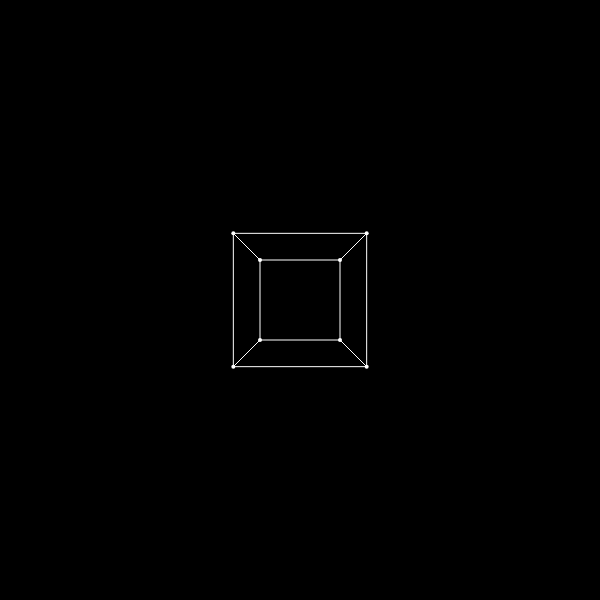
Frame 1 (no input)
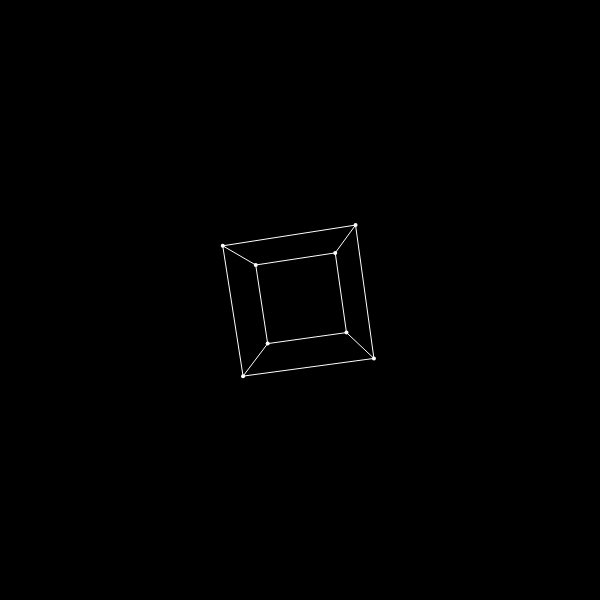
Frame 60 (no input)
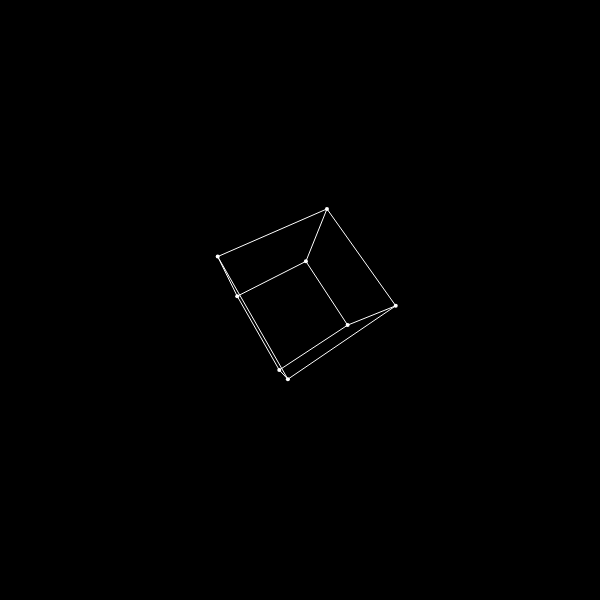
Frame 120 (the mouse pressed at the canvas centre since frame 60)

The p5.js sketch that drew these frames (run headless with seeded random() and noise() and a simulated clock; from frame 60 on, the mouse is pressed at the canvas centre):

// p5.js sketch
// ── sketch.js

let points = [];
let angle = 0;

let rotation

function setup() {
  createCanvas(600, 600);

  points[0] = createVector(-0.5, -0.5, -0.5);
  points[1] = createVector(0.5, 0.5, -0.5);
  points[2] = createVector(-0.5, 0.5, -0.5);
  points[3] = createVector(0.5, -0.5, -0.5);
  points[4] = createVector(-0.5, -0.5, 0.5);
  points[5] = createVector(0.5, 0.5, 0.5);
  points[6] = createVector(-0.5, 0.5, 0.5);
  points[7] = createVector(0.5, -0.5, 0.5);

}

function draw() {
  background(0);
  translate(300, 300);

  rotationX = [
    [1, 0, 0],
    [0, cos(angle), -sin(angle)],
    [0, sin(angle), cos(angle)]
  ]

  rotationY = [
    [cos(angle), 0, sin(angle)],
    [0, 1, 0],
    [-sin(angle), 0, cos(angle)]
  ]

  rotationZ = [
    [cos(angle), -sin(angle), 0],
    [sin(angle), cos(angle), 0],
    [0, 0, 1]
  ]

  let projected = [];

  let index = 0;
  for (let pt of points) {
    let rotaded = matmul(rotationX, pt);
    rotaded = matmul(rotationY, rotaded);
    rotaded = matmul(rotationZ, rotaded);
    rotaded = matmul(rotationX, rotaded);

    let distance = 2;
    let z = 1 / (distance - rotaded.z);
    let projection = [
      [z, 0, 0],
      [0, z, 0]
    ];

    let projected2d = matmul(projection, rotaded);
    projected2d.mult(200);
    projected[index] = projected2d
    index++;
  }

  for (let v of projected) {
    strokeWeight(4);
    stroke(255);
    point(v.x, v.y);
  }

  connectProjected(projected);

  angle += 0.02;
}

function connect(i, j, points) {
  a = points[i];
  b = points[j];

  strokeWeight(1);
  stroke(255);
  line(a.x, a.y, b.x, b.y);
}

function connectProjected(projected) {
  connect(0, 2, projected)
  connect(1, 3, projected)
  connect(0, 3, projected)
  connect(1, 2, projected)

  connect(4, 6, projected)
  connect(5, 6, projected)
  connect(5, 7, projected)
  connect(4, 7, projected)

  connect(1, 5, projected)
  connect(2, 6, projected)
  connect(3, 7, projected)
  connect(0, 4, projected)
}

// ── matrix.js

function vecToMatrix(v) {
  let m = [];
  for (let i = 0; i < 3; i++) {
    m[i] = [];
  }
  m[0][0] = v.x;
  m[1][0] = v.y;
  m[2][0] = v.z;
  return m;
}

function matrixToVec(m) {
  return createVector(m[0][0], m[1][0], m.length > 2 ? m[2][0] : 0);
}

function logMatrix(m) {
  const cols = m[0].length;
  const rows = m.length;
  console.log(rows + "x" + cols);
  console.log("----------------");
  let s = '';
  for (let i = 0; i < rows; i++) {
    for (let j = 0; j < cols; j++) {
      s += (m[i][j] + " ");
    }
    console.log(s);
  }
  console.log();
}

function matmulvec(a, vec) {
  let m = vecToMatrix(vec);
  let r = matmul(a, m);
  return matrixToVec(r);
}

function matmul(a, b) {
  if (b instanceof p5.Vector) {
    return matmulvec(a, b);
  }

  let colsA = a[0].length;
  let rowsA = a.length;
  let colsB = b[0].length;
  let rowsB = b.length;

  if (colsA !== rowsB) {
    console.error("Columns of A must match rows of B");
    return null;
  }

  result = [];
  for (let j = 0; j < rowsA; j++) {
    result[j] = [];
    for (let i = 0; i < colsB; i++) {
      let sum = 0;
      for (let n = 0; n < colsA; n++) {
        sum += a[j][n] * b[n][i];
      }
      result[j][i] = sum;
    }
  }
  return result;
} 
